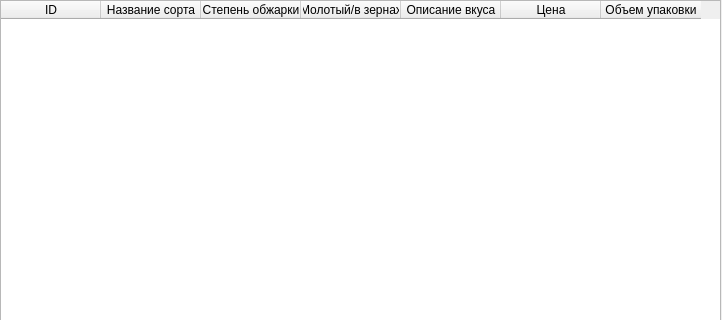
<?xml version="1.0" encoding="UTF-8"?>
<ui version="4.0">
 <class>Form</class>
 <widget class="QWidget" name="Form">
  <property name="geometry">
   <rect>
    <x>0</x>
    <y>0</y>
    <width>722</width>
    <height>320</height>
   </rect>
  </property>
  <property name="windowTitle">
   <string>Form</string>
  </property>
  <widget class="QTableWidget" name="table">
   <property name="geometry">
    <rect>
     <x>0</x>
     <y>0</y>
     <width>721</width>
     <height>321</height>
    </rect>
   </property>
   <column>
    <property name="text">
     <string>ID</string>
    </property>
   </column>
   <column>
    <property name="text">
     <string>Название сорта</string>
    </property>
   </column>
   <column>
    <property name="text">
     <string>Степень обжарки</string>
    </property>
   </column>
   <column>
    <property name="text">
     <string>Молотый/в зернах</string>
    </property>
   </column>
   <column>
    <property name="text">
     <string>Описание вкуса</string>
    </property>
   </column>
   <column>
    <property name="text">
     <string>Цена</string>
    </property>
   </column>
   <column>
    <property name="text">
     <string>Объем упаковки</string>
    </property>
   </column>
  </widget>
 </widget>
 <resources/>
 <connections/>
</ui>
